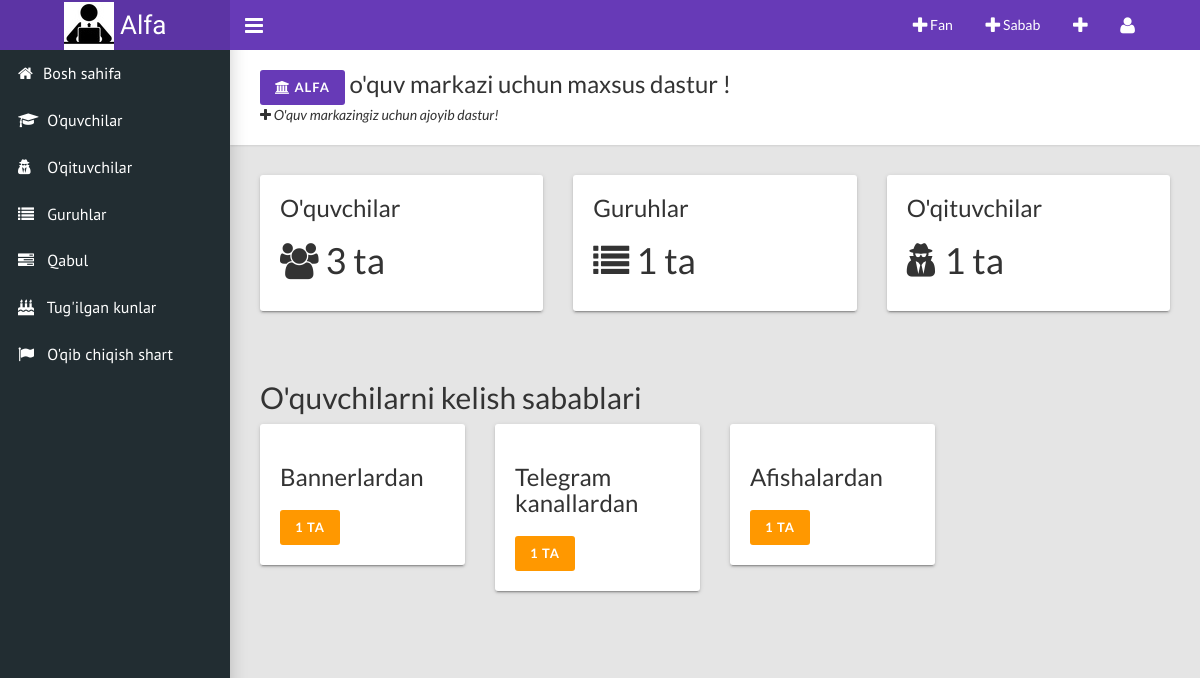
The app's page / (signed in) with its own data.
### main/models.py (models this page shows, shortened)
class CameWith(models.Model):
    name = models.CharField("Sabab nomi", max_length=250)

### main/views.py (the view)
# urls.py: path("", HomeView.as_view(), name="home"),
class HomeView(LoginRequiredMixin,View):
    def get(self, request):
        camewith = CameWith.objects.all()
        groups = Group.objects.filter(active=True)
        students = 0
        for group in groups:
            students += int(group.student.all().count())
        context = {
            'groups':groups,
            'students':students,
            'camewith':camewith,
        }
        return render(request, 'index.html',context)

### main/context_pro.py (called while the page is built)
def students(request):
    context = {
        'teachers':Teacher.objects.all(),
        'student':Student.objects.all(),
    }
    return context

### templates/index.html
{% extends 'wrapper.html' %}
{% load static %}
{% block content %}
<div class="content-wrapper">
  <div class="page-title">
    <div>
      <h1><span class="bg-primary btn"><i class="fa fa-institution"></i> Alfa </span > o'quv markazi uchun maxsus dastur !</h1>
      <p><i class="fa fa-plus"></i> O'quv markazingiz uchun ajoyib dastur!</p>
    </div>
  </div>
    <div class="row">
      <div class="col-md-4">
        <div class="card">
          <h3 class="card-title">O'quvchilar</h3>
          <div class="card-body d-flex">
            <h1><i class="fa fa-users"></i> {{students}} ta</h1>
          </div>
        </div>
      </div>
      <div class="col-md-4">
        <div class="card">
          <h3 class="card-title">Guruhlar</h3>
          <div class="card-body d-flex">
            <h1><i class="fa fa-list"></i>
              {{groups.all.count}} ta</h1>
          </div>
        </div>
      </div>
      <div class="col-md-4">
        <div class="card">
          <h3 class="card-title">O'qituvchilar</h3>
          <div class="card-body d-flex">
            <h1><i class="fa fa-user-secret"></i> {{request.user.teacher.all.count}} ta</h1>
          </div>
        </div>
      </div>
    </div>
    <br>
    <h2>O'quvchilarni kelish sabablari</h2>
    <div class="row">
      {% for came in camewith %}
        <div class="col-md-3">
          <div class="card">
            <h3>{{came.name}}</h3>
            <h4 class="btn btn-warning">{{came.students.all.count}} ta</h4>
          </div>
        </div>
      {% endfor %}
    </div>
  </div>
</div>
    {% endblock content %}

### records on screen
CameWith: name "Bannerlardan", students.all.count "1"
CameWith: name "Telegram kanallardan", students.all.count "1"
CameWith: name "Afishalardan", students.all.count "1"

### other values on screen
{{ students }} "3"
{{ groups.all.count }} "1"
{{ request.user.teacher.all.count }} "1"
